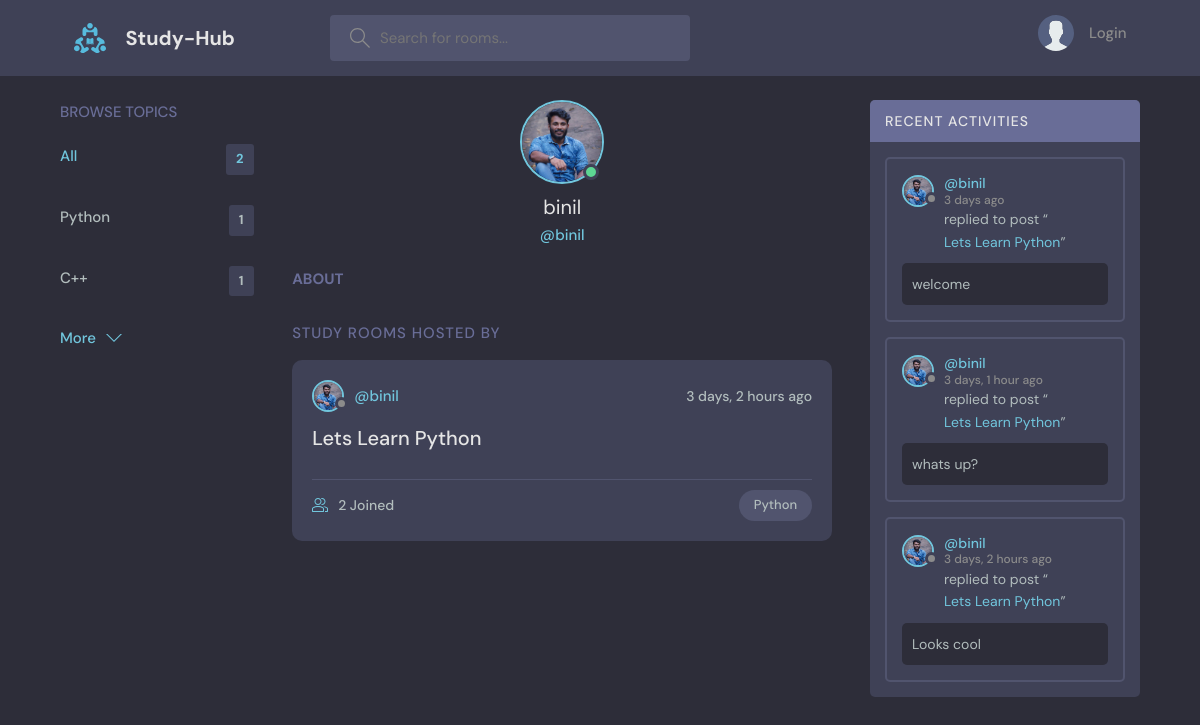
Before: /profile/1 with the older database file.
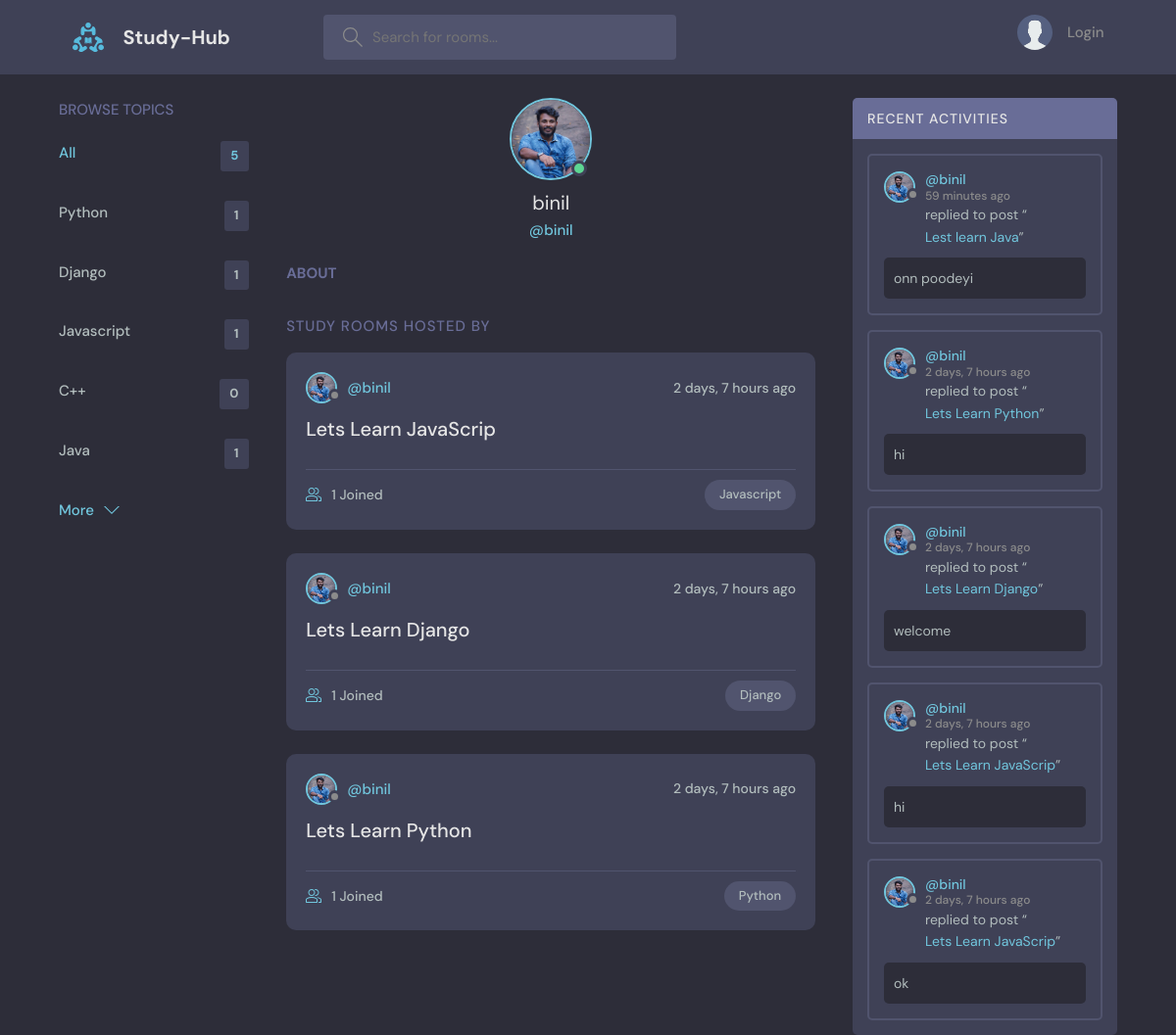
After: the same page with the newer database file.
### base/models.py (models this page shows, shortened)
class Topic(models.Model):
    name = models.CharField(max_length=200)

class User(AbstractUser):
    name = models.CharField(max_length=200, null=True)
    email = models.EmailField(unique=True, null=True)
    bio = models.TextField(null=True)
    propic = models.ImageField(null=True,default='avater.svg')
    USERNAME_FIELD = 'email'
    REQUIRED_FIELDS = []

class Room(models.Model):
    host = models.ForeignKey(User,on_delete=models.SET_NULL, null=True)
    topic = models.ForeignKey(Topic, on_delete=models.SET_NULL, null=True)
    name = models.CharField(max_length=200)
    description = models.TextField(null=True, blank=True)
    participants = models.ManyToManyField(User, related_name='participants',blank=True)
    update = models.DateTimeField(auto_now=True)
    created = models.DateTimeField(auto_now_add=True)
    class Meta:
        ordering = ['-update','-created']
    def __str__(self):
        return self.name

class Message(models.Model):
    user = models.ForeignKey(User, on_delete=models.CASCADE)
    room = models.ForeignKey(Room, on_delete=models.CASCADE)
    body = models.TextField()
    update = models.DateTimeField(auto_now=True)
    created = models.DateTimeField(auto_now_add=True)
    status = models.BooleanField(blank=True, null=True)
    class Meta:
        ordering = ['-update','-created']

### base/views.py (the view)
# urls.py: path('profile/<str:pkey>',views.userProfile,name='user-profile'),
def userProfile(request,pkey):
    user = User.objects.get(id=pkey)
    rooms = user.room_set.all()
    topics = Topic.objects.all()
    room_messages = user.message_set.all()[0:5]
    context = {'user':user,'rooms':rooms,"topics":topics,'room_messages':room_messages}
    return render(request,'base/profile.html',context)

### base/templates/base/profile.html (shortened to what this page needs)
{% extends 'main.html' %}
{% block content %}
  <main class="profile-page layout layout--3">
    <div class="container">
      {% include 'base/topics_component.html' %}
      <div class="roomList">
        <div class="profile">
          <div class="profile__avatar">
            <div class="avatar avatar--large active">
              <img src="{{user.propic.url}}" />
            </div>
          </div>
          <div class="profile__info">
            <h3>{{user.username}}</h3>
            <p>@{{user.username}}</p>
          </div>
          <div class="profile__about">
            <h3>About</h3>
          </div>
        </div>
        <div class="roomList__header">
          <div>
            <h2>Study Rooms Hosted by {{request.user.name}}</a>
            </h2>
          </div>
        </div>
        {% include 'base/feed_component.html' %}
      </div>
      {% include 'base/activity_page.html' %}
    </div>
  </main>
{% endblock %}

### templates/main.html (shortened to what this page needs)
<!DOCTYPE html>
{% load static %}
<html lang="en">
  <head>
    <link rel="stylesheet" href="{% static 'styles/style.css' %}" />
  </head>
  <body>
    {% include 'navbar.html' %}
    {% block content %}
    {% endblock %}
  </body>
</html>

### templates/navbar.html (shortened to what this page needs)
{% load static %}
 <header class="header header--loggedIn">
  <div class="container">
    <a href="{% url 'home' %}" class="header__logo">
      <img src="{% static 'images/logo.svg' %}" />
      <h1>Study-Hub</h1>
    </a>
    <form class="header__search" method="GET" action="{% url 'home' %}">
      <label>
        <input name="q" placeholder="Search for rooms..." />
      </label>
    </form>
    <nav class="header__menu">
      {% if request.user.is_authenticated %}
      <div class="header__user">
        <a href="{% url 'user-profile' user.id %}">
          <div class="avatar avatar--medium active">
            <img src="{{request.user.propic.url}}" />
          </div>
          <p>{{ request.user.username }} <span>@{{ request.user.username }}</span></p>
        </a>
        <button class="dropdown-button">
          <svg version="1.1" xmlns="http://www.w3.org/2000/svg" width="32" height="32" viewBox="0 0 32 32">
            <title>chevron-down</title>
            <path d="M16 21l-13-13h-3l16 16 16-16h-3l-13 13z"></path>
          </svg>
        </button>
      </div>
      {% else %}
      <a href="{% url 'login' %}">
        <img src="{% static 'images/avater.svg' %}" />
        <p>Login</p>
      </a>
      {% endif %}
    </nav>
  </div>
</header>

### base/templates/base/topics_component.html
<div class="topics">
    <div class="topics__header">
      <h2>Browse Topics</h2>
    </div>
    <ul class="topics__list">
      <li>
        <a href="{% url 'home' %}" class="active">All <span>{{topics.count}}</span></a>
      </li>
      {% for topic in topics %}
      <li>
        <a href="{% url 'home' %}?q={{topic.name}}">{{topic.name}} <span>{{topic.room_set.all.count}}</span></a>
      </li>
      {% endfor %}
    </ul>
    <a class="btn btn--link" href="{% url 'topics' %}">
      More
      <svg version="1.1" xmlns="http://www.w3.org/2000/svg" width="32" height="32" viewBox="0 0 32 32">
        <title>chevron-down</title>
        <path d="M16 21l-13-13h-3l16 16 16-16h-3l-13 13z"></path>
      </svg>
    </a>
  </div>

### base/templates/base/feed_component.html (shortened to what this page needs)
 {% for room in rooms %}
<div class="roomListRoom">
    <div class="roomListRoom__header">
        <a href="{% url 'user-profile' room.host.id %}" class="roomListRoom__author">
            <div class="avatar avatar--small">
                <img src="{{room.host.propic.url}}" />
            </div>
            <span>@{{room.host.username}}</span>
        </a>
        <div class="roomListRoom__actions">
            <span>{{room.created|timesince}} ago</span>
        </div>
    </div>
    <div class="roomListRoom__content">
        <a href="{% url 'room' room.id %}">{{room.name}}</a>
    </div>
    <div class="roomListRoom__meta">
        <a href="{% url 'room' room.id %}" class="roomListRoom__joined">
            {{room.participants.all.count}} Joined
        </a>
        <p class="roomListRoom__topic">{{room.topic.name}}</p>
    </div>
</div>
{% endfor %}

### base/templates/base/activity_page.html (shortened to what this page needs)
<div class="activities">
    <div class="activities__header">
      <h2>Recent Activities</h2>
    </div>
    {% for message in room_messages %}
    <div class="activities__box">
      <div class="activities__boxHeader roomListRoom__header">
        <a href="{% url 'user-profile' message.user.id %}" class="roomListRoom__author">
          <div class="avatar avatar--small">
            <img src="{{message.user.propic.url}}" />
          </div>
          <p>
            @{{message.user.username}}
            <span>{{message.created|timesince}} ago</span>
          </p>
        </a>
      </div>
      <div class="activities__boxContent">
        <p>replied to post “<a href="{% url 'room' message.room.id %}">{{message.room}}</a>”</p>
        <div class="activities__boxRoomContent">
          {{message.body}}
        </div>
      </div>
    </div>
    {% endfor %}
  </div>

Changed rows visible on the page:
removed Topic: name "C++", room_set.all.count "1"
removed Room: host.propic (picture), host.username "binil", created "3 days, 2 hours", name "Lets Learn Python", participants.all.count "2", topic.name "Python"
removed Message: user.propic (picture), user.username "binil", created "3 days", room "Lets Learn Python", body "welcome"
removed Message: user.propic (picture), user.username "binil", created "3 days, 1 hour", room "Lets Learn Python", body "whats up?"
removed Message: user.propic (picture), user.username "binil", created "3 days, 2 hours", room "Lets Learn Python", body "Looks cool"
added Topic: name "Django", room_set.all.count "1"
added Topic: name "Javascript", room_set.all.count "1"
added Topic: name "C++", room_set.all.count "0"
added Topic: name "Java", room_set.all.count "1"
added Room: host.propic (picture), host.username "binil", created "2 days, 7 hours", name "Lets Learn JavaScrip", participants.all.count "1", topic.name "Javascript"
added Room: host.propic (picture), host.username "binil", created "2 days, 7 hours", name "Lets Learn Django", participants.all.count "1", topic.name "Django"
added Room: host.propic (picture), host.username "binil", created "2 days, 7 hours", name "Lets Learn Python", participants.all.count "1", topic.name "Python"
added Message: user.propic (picture), user.username "binil", created "59 minutes", room "Lest learn Java", body "onn poodeyi"
added Message: user.propic (picture), user.username "binil", created "2 days, 7 hours", room "Lets Learn Python", body "hi"
added Message: user.propic (picture), user.username "binil", created "2 days, 7 hours", room "Lets Learn Django", body "welcome"
added Message: user.propic (picture), user.username "binil", created "2 days, 7 hours", room "Lets Learn JavaScrip", body "hi"
added Message: user.propic (picture), user.username "binil", created "2 days, 7 hours", room "Lets Learn JavaScrip", body "ok"
Other visible differences:
{{ topics.count }}: "2" → "5"
